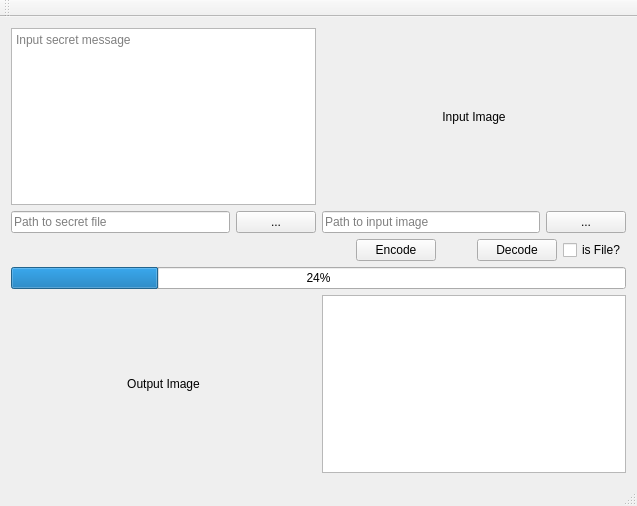
<?xml version="1.0" encoding="UTF-8"?>
<ui version="4.0">
 <class>Steganographia</class>
 <widget class="QMainWindow" name="Steganographia">
  <property name="geometry">
   <rect>
    <x>0</x>
    <y>0</y>
    <width>637</width>
    <height>506</height>
   </rect>
  </property>
  <property name="minimumSize">
   <size>
    <width>637</width>
    <height>506</height>
   </size>
  </property>
  <property name="maximumSize">
   <size>
    <width>637</width>
    <height>506</height>
   </size>
  </property>
  <property name="windowTitle">
   <string>Steganographia</string>
  </property>
  <widget class="QWidget" name="centralWidget">
   <layout class="QVBoxLayout" name="verticalLayout">
    <item>
     <layout class="QHBoxLayout" name="horizontalLayout_2" stretch="1,1">
      <item>
       <layout class="QVBoxLayout" name="verticalLayout_2">
        <property name="bottomMargin">
         <number>0</number>
        </property>
        <item>
         <widget class="QPlainTextEdit" name="pteInput">
          <property name="placeholderText">
           <string>Input secret message</string>
          </property>
         </widget>
        </item>
        <item>
         <layout class="QHBoxLayout" name="horizontalLayout_4" stretch="10,1">
          <property name="topMargin">
           <number>0</number>
          </property>
          <item>
           <widget class="QLineEdit" name="eFileInput">
            <property name="placeholderText">
             <string>Path to secret file</string>
            </property>
           </widget>
          </item>
          <item>
           <widget class="QPushButton" name="bSelectFile">
            <property name="text">
             <string>...</string>
            </property>
           </widget>
          </item>
         </layout>
        </item>
       </layout>
      </item>
      <item>
       <layout class="QVBoxLayout" name="verticalLayout_3" stretch="0,0">
        <property name="rightMargin">
         <number>0</number>
        </property>
        <item>
         <layout class="QHBoxLayout" name="horizontalLayout_6">
          <property name="topMargin">
           <number>0</number>
          </property>
          <item>
           <spacer name="horizontalSpacer_2">
            <property name="orientation">
             <enum>Qt::Horizontal</enum>
            </property>
            <property name="sizeHint" stdset="0">
             <size>
              <width>40</width>
              <height>20</height>
             </size>
            </property>
           </spacer>
          </item>
          <item>
           <layout class="QVBoxLayout" name="verticalLayout_4">
            <item>
             <spacer name="verticalSpacer_2">
              <property name="orientation">
               <enum>Qt::Vertical</enum>
              </property>
              <property name="sizeHint" stdset="0">
               <size>
                <width>20</width>
                <height>40</height>
               </size>
              </property>
             </spacer>
            </item>
            <item>
             <widget class="QLabel" name="imgInput">
              <property name="minimumSize">
               <size>
                <width>0</width>
                <height>0</height>
               </size>
              </property>
              <property name="maximumSize">
               <size>
                <width>298</width>
                <height>148</height>
               </size>
              </property>
              <property name="text">
               <string>Input Image</string>
              </property>
              <property name="scaledContents">
               <bool>true</bool>
              </property>
              <property name="alignment">
               <set>Qt::AlignCenter</set>
              </property>
             </widget>
            </item>
            <item>
             <spacer name="verticalSpacer">
              <property name="orientation">
               <enum>Qt::Vertical</enum>
              </property>
              <property name="sizeHint" stdset="0">
               <size>
                <width>20</width>
                <height>40</height>
               </size>
              </property>
             </spacer>
            </item>
           </layout>
          </item>
          <item>
           <spacer name="horizontalSpacer_4">
            <property name="orientation">
             <enum>Qt::Horizontal</enum>
            </property>
            <property name="sizeHint" stdset="0">
             <size>
              <width>40</width>
              <height>20</height>
             </size>
            </property>
           </spacer>
          </item>
         </layout>
        </item>
        <item>
         <layout class="QHBoxLayout" name="horizontalLayout_3" stretch="10,1">
          <property name="topMargin">
           <number>0</number>
          </property>
          <item>
           <widget class="QLineEdit" name="eImageInput">
            <property name="placeholderText">
             <string>Path to input image</string>
            </property>
           </widget>
          </item>
          <item>
           <widget class="QPushButton" name="bSelectInputImage">
            <property name="text">
             <string>...</string>
            </property>
           </widget>
          </item>
         </layout>
        </item>
       </layout>
      </item>
     </layout>
    </item>
    <item>
     <layout class="QHBoxLayout" name="horizontalLayout_5" stretch="10,1,1,1,1">
      <property name="topMargin">
       <number>0</number>
      </property>
      <item>
       <spacer name="horizontalSpacer_3">
        <property name="orientation">
         <enum>Qt::Horizontal</enum>
        </property>
        <property name="sizeHint" stdset="0">
         <size>
          <width>40</width>
          <height>20</height>
         </size>
        </property>
       </spacer>
      </item>
      <item>
       <widget class="QPushButton" name="bEncode">
        <property name="text">
         <string>Encode</string>
        </property>
       </widget>
      </item>
      <item>
       <spacer name="horizontalSpacer">
        <property name="orientation">
         <enum>Qt::Horizontal</enum>
        </property>
        <property name="sizeHint" stdset="0">
         <size>
          <width>40</width>
          <height>20</height>
         </size>
        </property>
       </spacer>
      </item>
      <item>
       <widget class="QPushButton" name="bDecode">
        <property name="text">
         <string>Decode</string>
        </property>
       </widget>
      </item>
      <item>
       <widget class="QCheckBox" name="cbFile">
        <property name="text">
         <string>is File?</string>
        </property>
       </widget>
      </item>
     </layout>
    </item>
    <item>
     <widget class="QProgressBar" name="pbProgress">
      <property name="value">
       <number>24</number>
      </property>
     </widget>
    </item>
    <item>
     <layout class="QHBoxLayout" name="horizontalLayout" stretch="1,1">
      <item>
       <layout class="QHBoxLayout" name="horizontalLayout_7">
        <property name="leftMargin">
         <number>0</number>
        </property>
        <property name="rightMargin">
         <number>0</number>
        </property>
        <item>
         <spacer name="horizontalSpacer_5">
          <property name="orientation">
           <enum>Qt::Horizontal</enum>
          </property>
          <property name="sizeHint" stdset="0">
           <size>
            <width>40</width>
            <height>20</height>
           </size>
          </property>
         </spacer>
        </item>
        <item>
         <layout class="QVBoxLayout" name="verticalLayout_5">
          <property name="rightMargin">
           <number>0</number>
          </property>
          <item>
           <spacer name="verticalSpacer_3">
            <property name="orientation">
             <enum>Qt::Vertical</enum>
            </property>
            <property name="sizeHint" stdset="0">
             <size>
              <width>20</width>
              <height>40</height>
             </size>
            </property>
           </spacer>
          </item>
          <item>
           <widget class="QLabel" name="imgOutput">
            <property name="minimumSize">
             <size>
              <width>0</width>
              <height>0</height>
             </size>
            </property>
            <property name="maximumSize">
             <size>
              <width>298</width>
              <height>148</height>
             </size>
            </property>
            <property name="text">
             <string>Output Image</string>
            </property>
            <property name="scaledContents">
             <bool>true</bool>
            </property>
            <property name="alignment">
             <set>Qt::AlignCenter</set>
            </property>
           </widget>
          </item>
          <item>
           <spacer name="verticalSpacer_4">
            <property name="orientation">
             <enum>Qt::Vertical</enum>
            </property>
            <property name="sizeHint" stdset="0">
             <size>
              <width>20</width>
              <height>40</height>
             </size>
            </property>
           </spacer>
          </item>
         </layout>
        </item>
        <item>
         <spacer name="horizontalSpacer_6">
          <property name="orientation">
           <enum>Qt::Horizontal</enum>
          </property>
          <property name="sizeHint" stdset="0">
           <size>
            <width>40</width>
            <height>20</height>
           </size>
          </property>
         </spacer>
        </item>
       </layout>
      </item>
      <item>
       <widget class="QTextEdit" name="teOutput"/>
      </item>
     </layout>
    </item>
   </layout>
  </widget>
  <widget class="QMenuBar" name="menuBar">
   <property name="geometry">
    <rect>
     <x>0</x>
     <y>0</y>
     <width>637</width>
     <height>22</height>
    </rect>
   </property>
  </widget>
  <widget class="QToolBar" name="mainToolBar">
   <attribute name="toolBarArea">
    <enum>TopToolBarArea</enum>
   </attribute>
   <attribute name="toolBarBreak">
    <bool>false</bool>
   </attribute>
  </widget>
  <widget class="QStatusBar" name="statusBar"/>
 </widget>
 <layoutdefault spacing="6" margin="11"/>
 <resources/>
 <connections/>
</ui>
